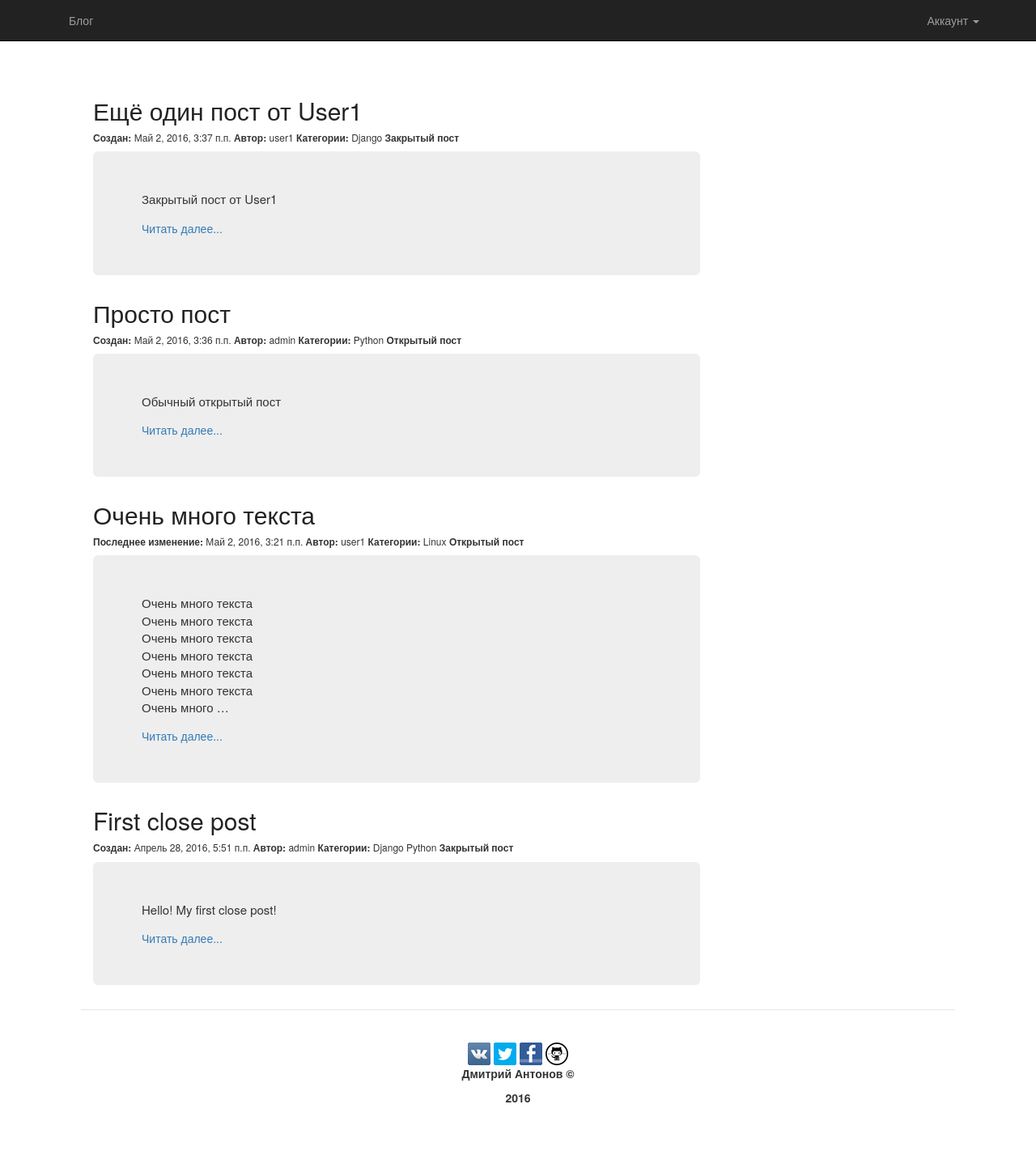
The page / on the database its author committed.
### blog/models.py (models this page shows, shortened)
class Article(models.Model):
    article_title = models.CharField(max_length=100)
    article_text = models.TextField()
    article_date_create = models.DateTimeField(default=timezone.now)
    article_date_modify = models.DateTimeField(default=timezone.now)
    article_access = models.BooleanField(default=True)
    article_autor = models.ForeignKey(User)
    article_tag = models.ManyToManyField(Tags)

class Tags(models.Model):
    tags_name = models.CharField(max_length=50)
    def __str__(self):
        return self.tags_name

### blog/views.py (the view)
# urls.py: url(r'^$', views.HomeView.as_view(), name='home'),
class HomeView(generic.ListView):
    template_name = 'blog/home.html'
    context_object_name = 'post_blog'
    def get_queryset(self):
        return Article.objects.order_by('-article_date_create').all()

### blog/templates/blog/home.html (shortened to what this page needs)
{% load staticfiles %}
<!DOCTYPE html>
<html lang="ru">
<head>
    {% block load_css %}
      <link href="{% static 'blog/css/bootstrap.css' %}" rel="stylesheet">
      <link rel="stylesheet" type="text/css" href="{% static 'blog/style.css' %}">
    {% endblock load_css %}
</head>
<body>
    {% block header %}
      <div class="container-fluit">
          <div class="row">
              <div class="navbar navbar-inverse navbar-fixed-top">
                  <div class="container">
                      <ul class="nav navbar-nav navbar-right">
                        <li class="dropdown">
                          <a class="dropdown-toggle" data-toggle="dropdown" role="button" aria-expanded="false">Аккаунт <span class="caret"></span></a>
                        </li>
                      </ul>
                      <div class="collapse navbar-collapse">
                          <ul class="nav navbar-nav">
                              <li><a href="{% url 'blog:home' %}">Блог</a></li>
                          </ul>
                      </div>
                  </div>
              </div>
          </div>
      </div>
    {% endblock header %}
    {% block post %}
      {% if post_blog %}
        <div class="container blog-post">
          <div class="row">
              <div class="col-lg-8 col-md-8">
                        {% for x in post_blog %}
                            <div>
                                <h2 class="article-title">
                                    <a class="article-title" href="{% url 'blog:full' x.id %}"> {{ x.article_title }} </a>
                                </h2>
                            </div>
                            <h6>
                                {% if x.article_date_create == x.article_date_modify %}
                                    <b>Создан:</b> {{ x.article_date_create }}
                                {% else %}
                                    <b>Последнее изменение:</b> {{ x.article_date_modify }}
                                {% endif %}
                                <b>Автор:</b> {{ x.article_autor }}
                                <b>Категории:</b>
                                {% for tag in x.article_tag.all %}
                                    {{ tag }}
                                {% endfor %}
                                {% if x.article_access %}
                                  <b>Открытый пост</b>
                                {% else %}
                                  <b>Закрытый пост</b>
                                {% endif %}
                            </h6>
                            <div class="jumbotron">
                                <p class="text-justify">
                                    {{ x.article_text|linebreaksbr|urlize|truncatewords_html:20 }}
                                </p>
                                <a href="{% url 'blog:full' x.id %}">Читать далее...</a>
                            </div>
                        {% endfor %}
            </div>
          </div>
        </div>
    {% endif %}
    {% endblock post %}
    {% block footer %}
          <div class="blog-footer">
        <a href="https://vk.com/blacktrub">
            <img src="{% static "blog/image/ico-vkontakte.png" %}">
        </a>
        <a href="https://twitter.com/BlackTrub">
            <img src="{% static "blog/image/ico-twitter.png" %}">
        </a>
        <a href="https://www.facebook.com/blacktrub">
            <img src="{% static "blog/image/ico-facebook.png" %}">
        </a>
        <a href="https://www.github.com/blacktrub">
            <img src="{% static "blog/image/github.png" %}">
        </a>
        <p>
            <b>Дмитрий Антонов ©</b>
        </p>
        <p>
            <b>2016</b>
        </p>
    </div>
    {% endblock footer %}
</body>
</html>

### blog/static/blog/style.css (style rules this page uses)
body { margin: 100px; }
.article-title a, .article-title a:visited { color: #222222; text-decoration: none; }
div.blog-footer { padding: 40px 0; text-align: center; border-top: 1px solid #e5e5e5; }
p.text-justify { font-size: 15px; }

### rows shown on the page
Article: article_title "Ещё один пост от User1", article_date_create "Май 2, 2016, 3:37 п.п.", article_autor "user1", article_access "Закрытый пост", article_text "Закрытый пост от User1"
Tags: tags_name "Django"
Article: article_title "Просто пост", article_date_create "Май 2, 2016, 3:36 п.п.", article_autor "admin", article_access "Открытый пост", article_text "Обычный открытый пост"
Tags: tags_name "Python"
Article: article_title "Очень много текста", article_date_modify "Май 2, 2016, 3:21 п.п.", article_autor "user1", article_access "Открытый пост", article_text "Очень много текста Очень много текста Очень много текста Очень много текста Очень много текста Очень много текста Очень много …"
Tags: tags_name "Linux"
Article: article_title "First close post", article_date_create "Апрель 28, 2016, 5:51 п.п.", article_autor "admin", article_access "Закрытый пост", article_text "Hello! My first close post!"
